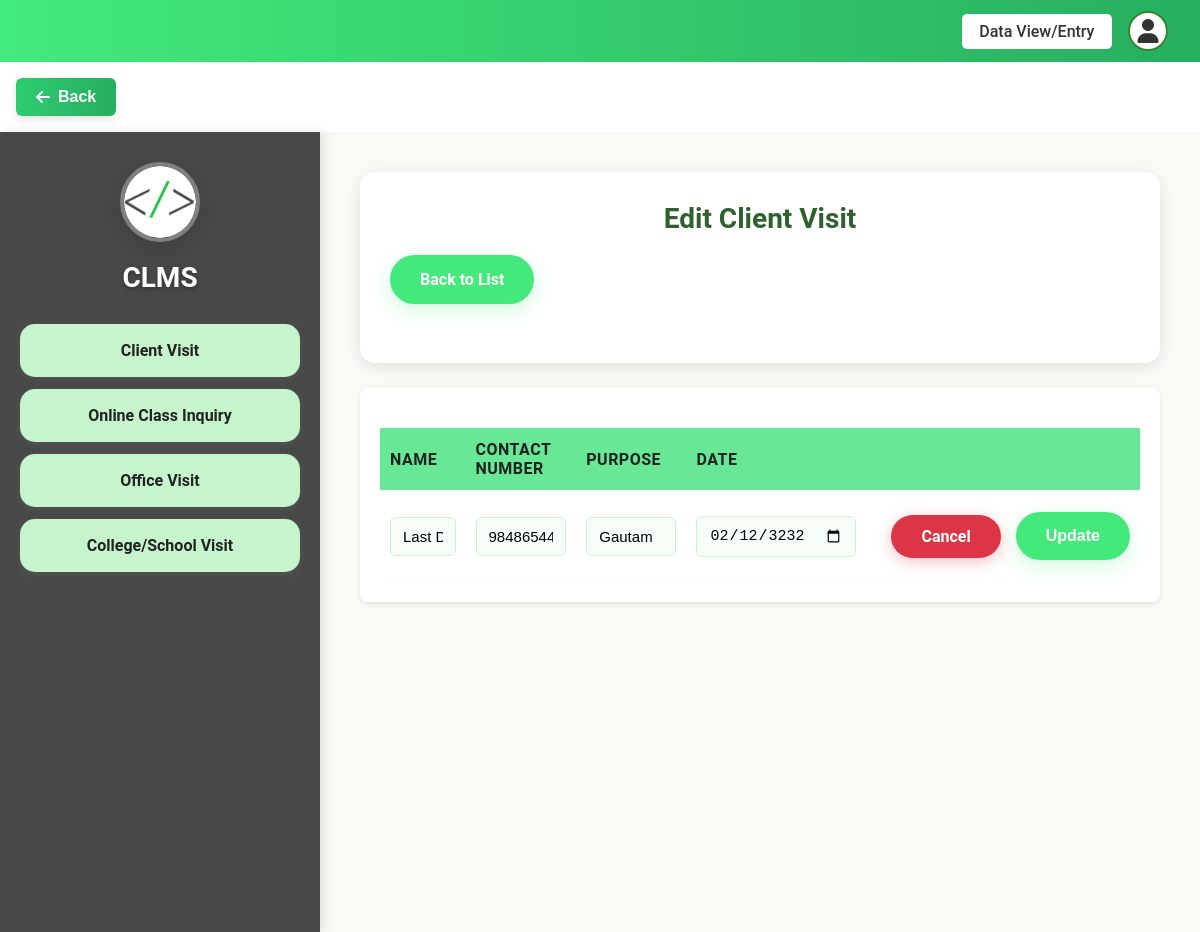
Before: /add-dashboard/edit/client/13/ (signed in) with the older database file.
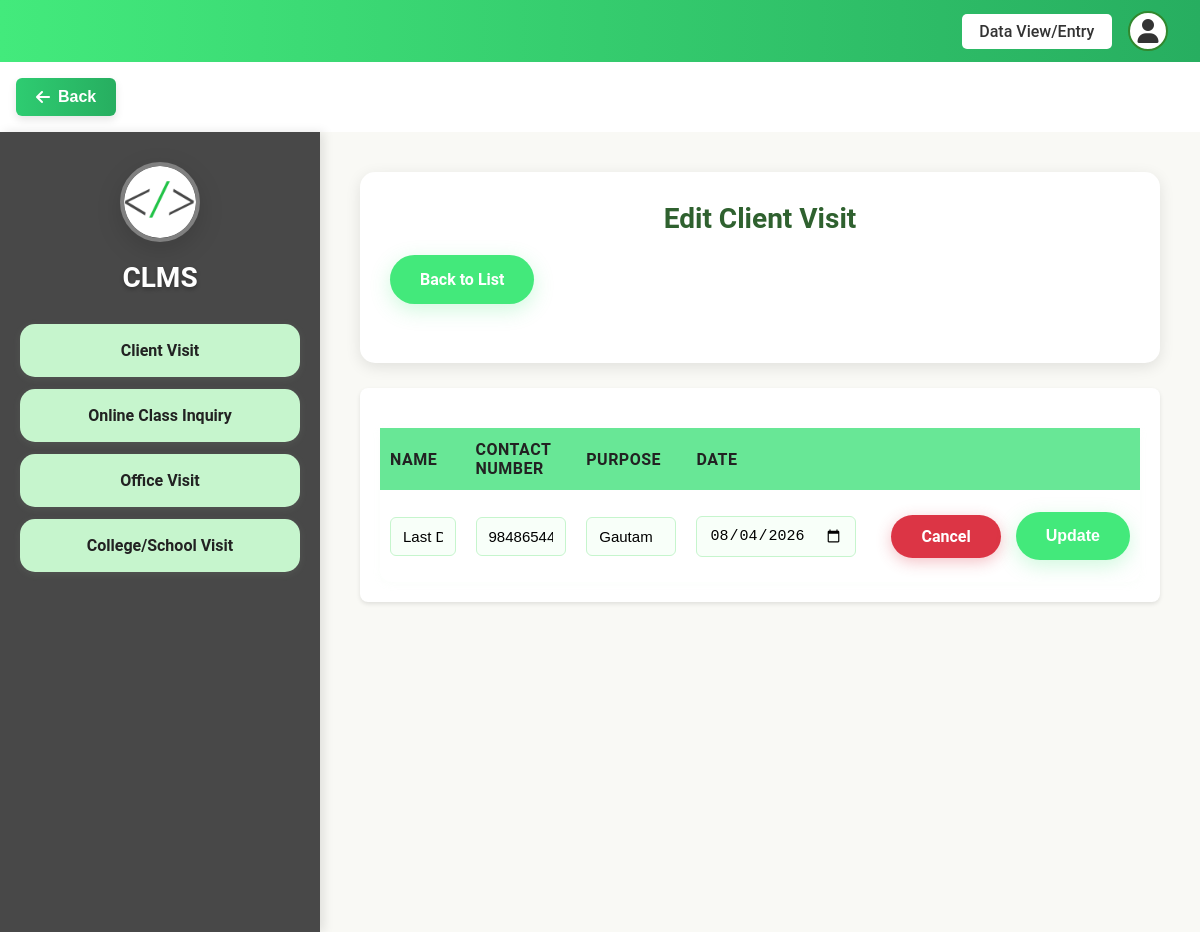
After: the same page with the newer database file.
### staff/models.py (models this page shows, shortened)
class ClientVisit(models.Model):
    user = models.ForeignKey(User, on_delete=models.CASCADE)
    contact_number = models.CharField(max_length=20)
    name = models.CharField(max_length=100)
    purpose = models.CharField(max_length=255)
    date = models.DateField()

### staff/views.py (the view)
# urls.py: path('edit/client/<int:id>/', views.edit_client_visit, name='edit_client'),
@login_required
def edit_client_visit(request, id):
    visit = get_object_or_404(ClientVisit, id=id)
    if request.user.is_superuser or visit.user == request.user:
        if request.method == 'POST':
            form = ClientVisitForm(request.POST, instance=visit)
            if form.is_valid():
                if form.has_changed():
                    form.save()
                    log_action(request, visit, CHANGE, "Updated Client Visit")  # Log the action
                    messages.success(request, "Client Visit updated successfully.")
                else:
                    messages.info(request, "No changes were made to the client visit.")
                return redirect('client_visit_list')
            else:
                messages.error(request, "There were errors in your form. Please check the fields below.")
        else:
            form = ClientVisitForm(instance=visit)
        return render(request, 'pages/staff/edit_client_visit.html', {'form': form, 'visit': visit})
    else:
        messages.error(request, "You are not authorized to edit this.")
        return redirect('client_visit_list')

### staff/forms.py (shortened to what this page needs)
class ClientVisitForm(forms.ModelForm):
    class Meta:
        model = ClientVisit
        fields = ['name', 'contact_number', 'purpose', 'date']

### templates/pages/staff/edit_client_visit.html (shortened to what this page needs)
{% load static %}
<!DOCTYPE html>
<html lang="en">
<head>
  <link rel="stylesheet" href="{% static 'css/Visit.css' %}">
</head>
{% include "layouts/header.html" %}
<body>
  <div class="container">
    <div class="sidebar">
      <div class="logo">
        <a href="{% url 'add_dashboard' %}">
         <img src="{% static 'assets/favicon.png' %}" alt="Logo">
        </a>
      </div>
      <h2>CLMS</h2>
      <ul>
          <li><a href="{% url 'client_visit_list' %}">Client Visit</a></li>
        <li><a href="{% url 'online_class_list' %}">Online Class Inquiry</a></li>
        <li><a href="{% url 'office_visit_list' %}">Office Visit</a></li>
        <li><a href="{% url 'college_visit_list' %}">College/School Visit</a></li>
      </ul>
    </div>
    <div class="main-content">
      <div class="header">
        <h2>Edit Client Visit</h2>
        <div class="top-controls">
          <div class="right-btn">
            <a href="{% url 'client_visit_list' %}" class="add-btn">Back to List</a>
          </div>
        </div>
      </div>
      <div class="form-container">
        <form method="POST">
          <table>
            <thead>
              <tr>
                <th>Name</th>
                <th>Contact Number</th>
                <th>Purpose</th>
                <th>Date</th>
                <th></th>
              </tr>
            </thead>
            <tbody>
              <tr>
                <td>
                  <input type="text" name="name" value="{{ form.name.value|default:'' }}" required class="{% if form.name.errors %}error-field{% endif %}">
                </td>
                <td>
                  <input type="text" name="contact_number" value="{{ form.contact_number.value|default:'' }}" required class="{% if form.contact_number.errors %}error-field{% endif %}">
                </td>
                <td>
                  <input type="text" name="purpose" value="{{ form.purpose.value|default:'' }}" required class="{% if form.purpose.errors %}error-field{% endif %}">
                </td>
                <td>
                  <input type="date" name="date" value="{{ form.date.value|date:'Y-m-d' }}" required class="{% if form.date.errors %}error-field{% endif %}">
                </td>
                <td>
                  <div class="button-container">
                    <button type="submit" class="add-btn">Update</button>
                    <a href="{% url 'client_visit_list' %}" class="cancel-btn">Cancel</a>
                  </div>
                </td>
              </tr>
            </tbody>
          </table>
        </form>
      </div>
    </div>
  </div>
</body>
</html>

Changed rows visible on the page:
changed ClientVisit "Last Day Physical Class Intern": date "02/12/3232" → "08/04/2026"
